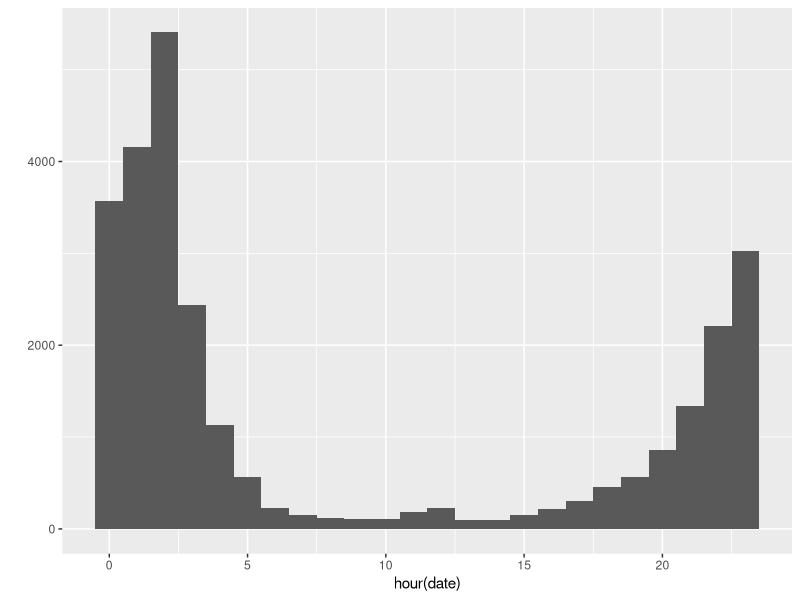
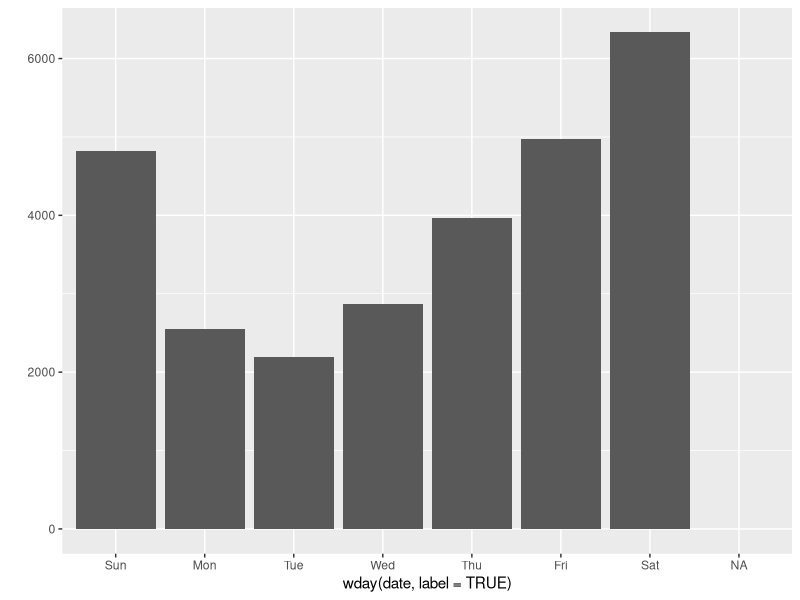
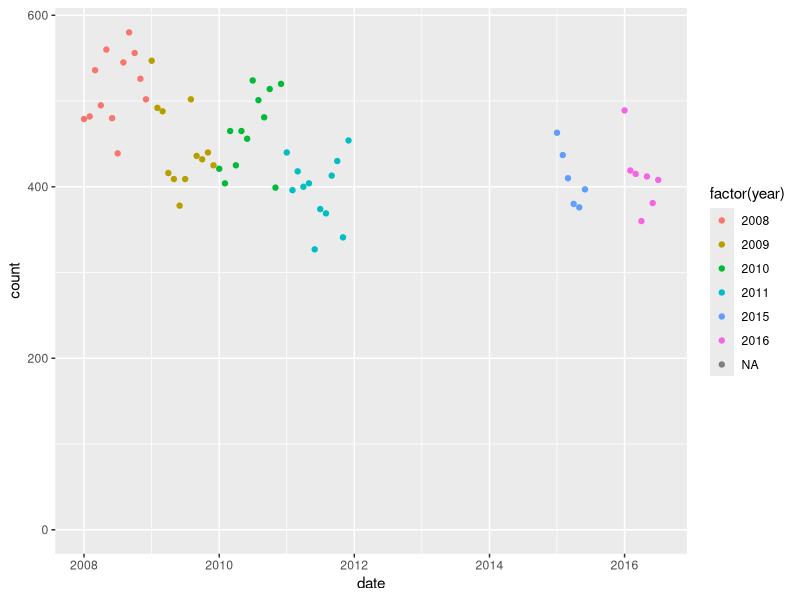
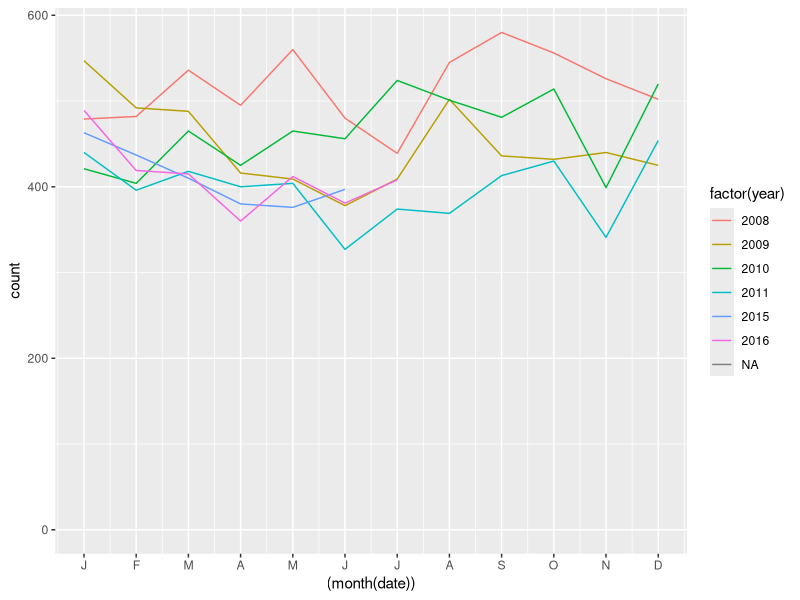
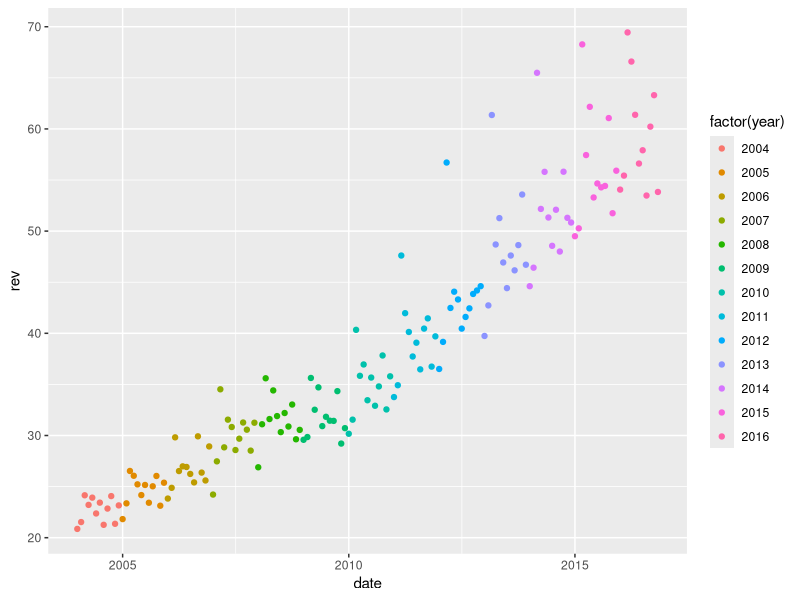
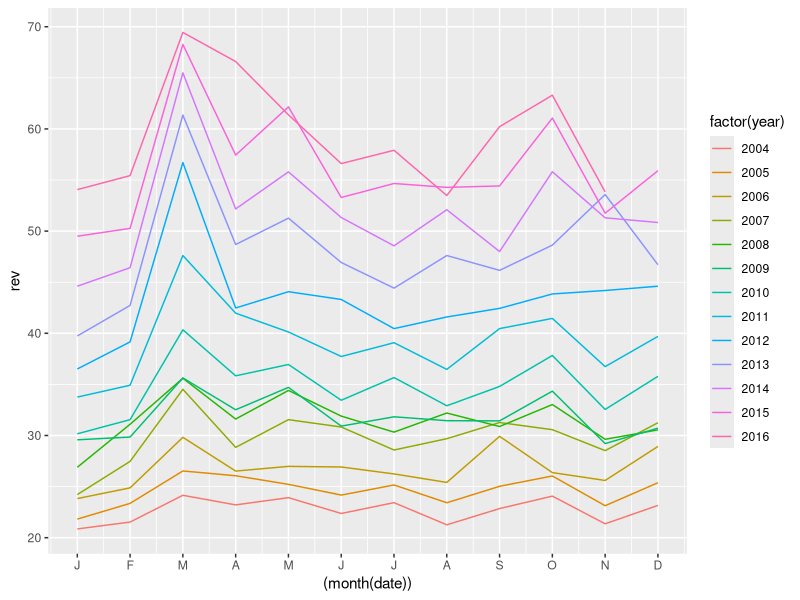
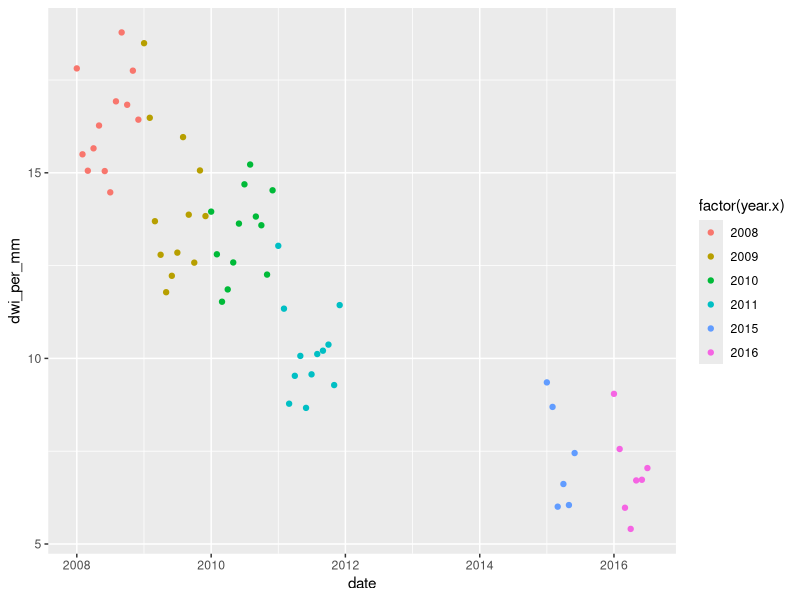
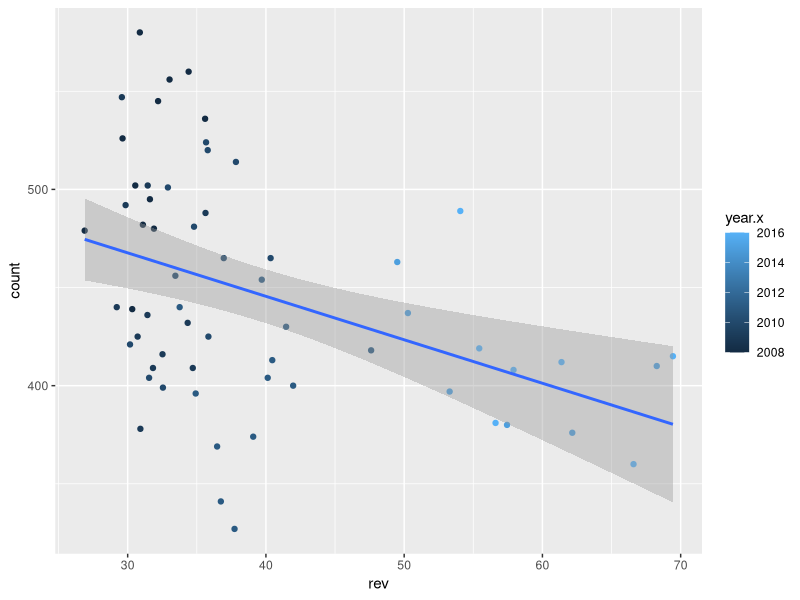

Here is the R script that generated these plots, in order:
## ---- chunk 1
library(ggplot2)
library(dplyr)
library(knitr)
library(lubridate)
## ---- chunk 2
setwd('/Users/ianwells/sandbox/atx-dwi/')
dwi.raw <- read.csv('data/dwi-raw-nohitandrun-nodre.csv')

sapply(dwi.raw,class)
head(dwi.raw)
dwi.raw$date <- parse_date_time(dwi.raw$date,'%Y-%m-%d %H:%M:%S',tz ='America/Chicago')

har.raw <- read.csv('data/hitandrun-raw.csv')

sapply(har.raw,class)
head(har.raw)
har.raw$date <- parse_date_time(har.raw$date,'%Y-%m-%d %H:%M:%S',tz ='America/Chicago')


tabc.raw <- read.csv('data/tabc-raw.csv')
sapply(tabc.raw,class)
tabc.raw$date <- parse_date_time(tabc.raw$date,'%Y-%m-%d %H:%M:%S', tz = 'America/Chicago')
## ---- chunk 3
sample_n(dwi.raw,10)
## ---- chunk 4
levels(dwi.raw$crime)
## ---- chunk 5
qplot(hour(date), data=dwi.raw, geom="histogram", bins = 24)
## ---- chunk 6
qplot(wday(date,label = TRUE), data=dwi.raw, bins = 7)
## ---- chunk 7
dwi.raw$year <- year(dwi.raw$date)
dwi.raw$month <- month(dwi.raw$date)
  
dwi.monthly <- dwi.raw %>% group_by(year,month)
dwi.monthly <- summarize(dwi.monthly,count=n())
dwi.monthly$date <- as.Date(paste0(dwi.monthly$year,'-',dwi.monthly$month,'-01'))

dwi.monthly <- dwi.monthly[-56,] 
dwi.monthly <- dwi.monthly[-63,] 
dwi.monthly <- dwi.monthly[-49,] 

label.months <- c('J','F','M','A','M','J','J','A','S','O','N','D')

ggplot(data=dwi.monthly, aes(x = date, y = count, group = year, color = factor(year))) + geom_point()

ggplot(data=dwi.monthly, aes(x = (month(date)), y = count, group = year, color = factor(year))) + geom_line() + scale_x_continuous( breaks = 1:12, labels = label.months)

## ---- chunk 8
sample_n(tabc.raw,10)
## ---- chunk 9
tabc.monthly <- tabc.raw[-40,] 

tabc.monthly$date <- as.Date(tabc.monthly$date)

tabc.monthly$year <- year(tabc.monthly$date)
tabc.monthly$month <- month(tabc.monthly$date)
tabc.monthly$rev <- round(tabc.monthly$rev/1000000,2)

ggplot(data=tabc.monthly, aes(x = date, y = rev, group = year, color = factor(year))) + geom_point()

ggplot(data=tabc.monthly, aes(x = (month(date)), y = rev, group = year, color = factor(year))) + geom_line() + scale_x_continuous( breaks = 1:12, labels = label.months)
## ---- chunk 10
dwi.monthly$date <- as.Date(dwi.monthly$date)
tabc.monthly$date <- as.Date(tabc.monthly$date)

dpr.monthly <- merge(dwi.monthly,tabc.monthly, by = 'date')
dpr.monthly$dwi_per_mm <- dpr.monthly$count/dpr.monthly$rev

ggplot(data=dpr.monthly, aes(x = date, y = dwi_per_mm, group = year.x, color = factor(year.x))) + geom_point()

ggplot(data=dpr.monthly, aes(x = rev, y = count, color = year.x)) + geom_point() + geom_smooth(method = "lm")

summary(lm(data = dpr.monthly, count ~ rev))

